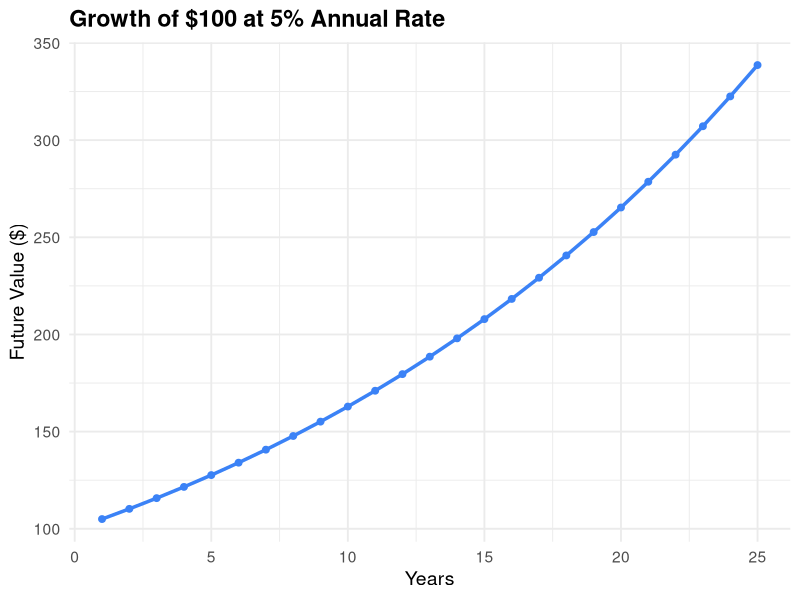
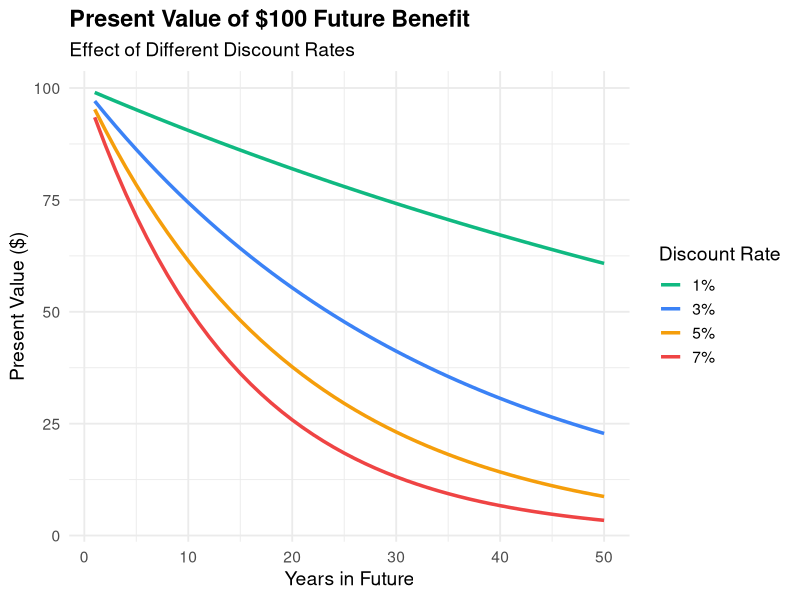
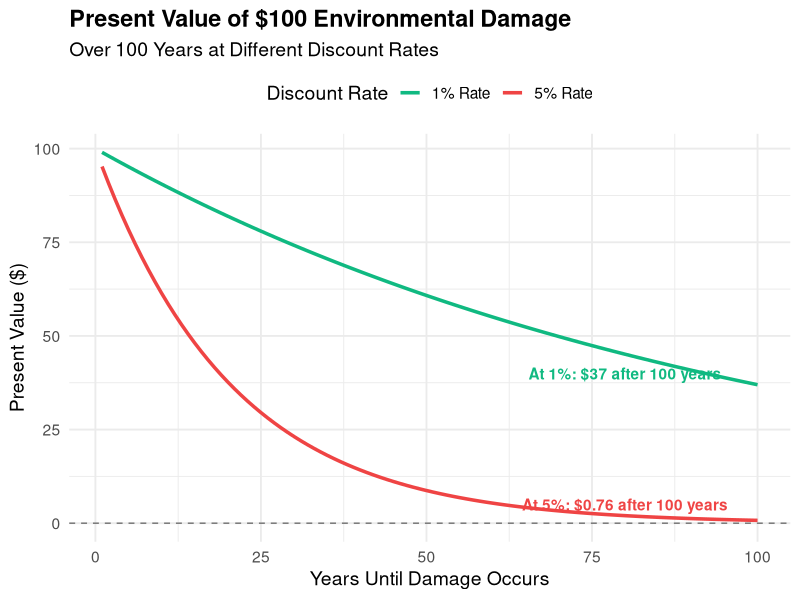
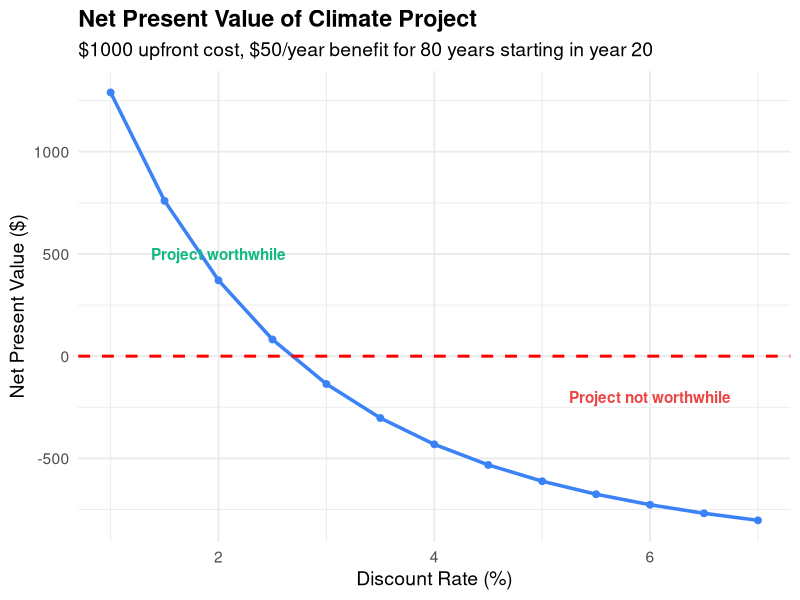
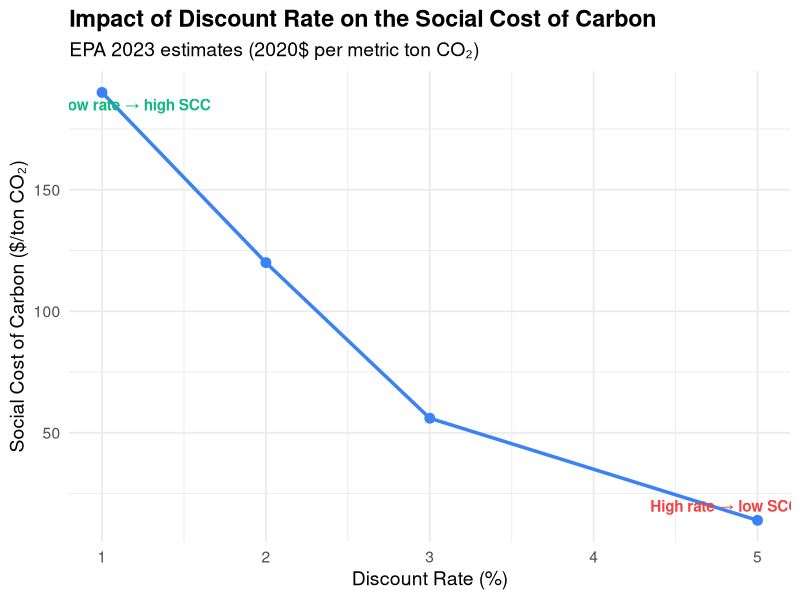
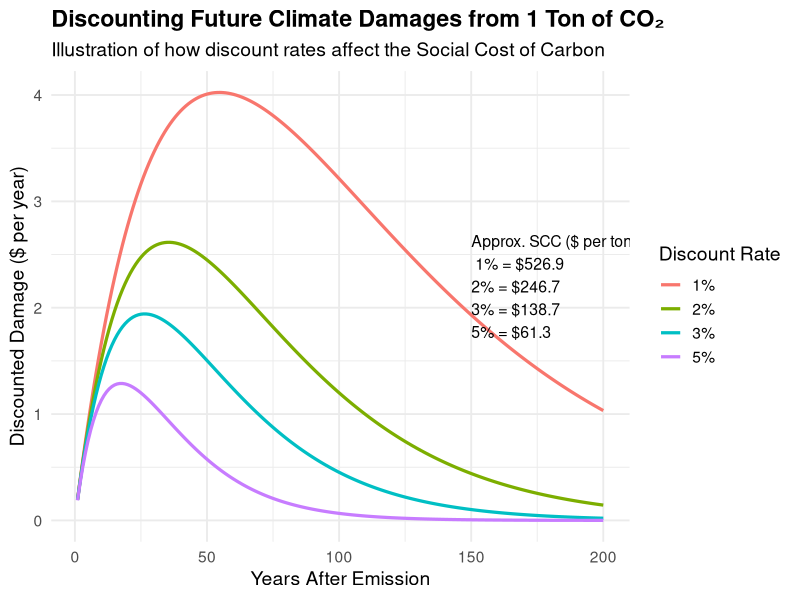
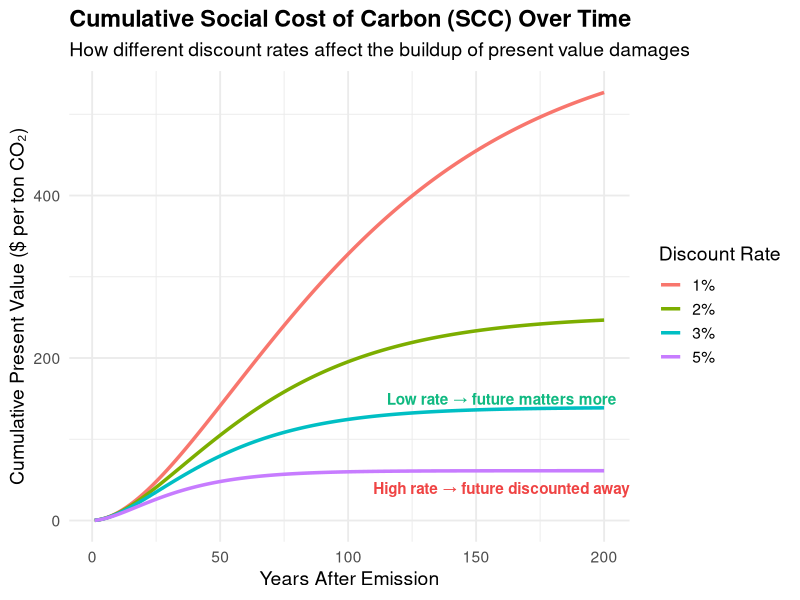

Reproduce these figures in R, in order.
## ---- chunk 1
knitr::opts_chunk$set(echo = FALSE, warning = FALSE, message = FALSE)
library(ggplot2)
library(dplyr)
## ---- chunk 2
PV = 100
r = 0.05
t = 1:25

data <- data.frame(
  Year = t,
  FV = PV * (1 + r)^t
)

ggplot(data, aes(x = Year, y = FV)) +
  geom_line(color = "#3b82f6", size = 1.2) +
  geom_point(color = "#3b82f6", size = 2) +
  labs(
    title = "Growth of $100 at 5% Annual Rate",
    x = "Years",
    y = "Future Value ($)"
  ) +
  theme_minimal(base_size = 14) +
  theme(plot.title = element_text(face = "bold"))
## ---- chunk 3
FV = 100
t = 1:50
rates <- c(0.01, 0.03, 0.05, 0.07)

data_list <- lapply(rates, function(r) {
  data.frame(
    Year = t,
    PV = FV / (1 + r)^t,
    Rate = paste0(r*100, "%")
  )
})

data <- do.call(rbind, data_list)

ggplot(data, aes(x = Year, y = PV, color = Rate)) +
  geom_line(size = 1.2) +
  scale_color_manual(values = c("#10b981", "#3b82f6", "#f59e0b", "#ef4444")) +
  labs(
    title = "Present Value of $100 Future Benefit",
    subtitle = "Effect of Different Discount Rates",
    x = "Years in Future",
    y = "Present Value ($)",
    color = "Discount Rate"
  ) +
  theme_minimal(base_size = 14) +
  theme(
    plot.title = element_text(face = "bold"),
    legend.position = "right"
  )
## ---- chunk 4
FV = 100
t = 1:100

data <- data.frame(
  Year = t,
  PV_1pct = FV / (1 + 0.01)^t,
  PV_5pct = FV / (1 + 0.05)^t
)

ggplot(data, aes(x = Year)) +
  geom_line(aes(y = PV_1pct, color = "1% Rate"), size = 1.2) +
  geom_line(aes(y = PV_5pct, color = "5% Rate"), size = 1.2) +
  geom_hline(yintercept = 0, linetype = "dashed", alpha = 0.5) +
  scale_color_manual(values = c("1% Rate" = "#10b981", "5% Rate" = "#ef4444")) +
  labs(
    title = "Present Value of $100 Environmental Damage",
    subtitle = "Over 100 Years at Different Discount Rates",
    x = "Years Until Damage Occurs",
    y = "Present Value ($)",
    color = "Discount Rate"
  ) +
  theme_minimal(base_size = 14) +
  theme(
    plot.title = element_text(face = "bold"),
    legend.position = "top"
  ) +
  annotate("text", x = 80, y = 40, label = "At 1%: $37 after 100 years", 
           color = "#10b981", fontface = "bold") +
  annotate("text", x = 80, y = 5, label = "At 5%: $0.76 after 100 years", 
           color = "#ef4444", fontface = "bold")
## ---- chunk 5
# Calculate NPV of climate mitigation project
years <- 0:100
cost <- c(1000, rep(0, 100))  # $1000 upfront cost
benefit <- c(rep(0, 20), rep(50, 81))  # $50/year benefit starting year 20

npv_calc <- function(rate) {
  discount_factors <- 1 / (1 + rate)^years
  sum((benefit - cost) * discount_factors)
}

rates <- seq(0.01, 0.07, by = 0.005)
npvs <- sapply(rates, npv_calc)

data <- data.frame(
  Rate = rates * 100,
  NPV = npvs
)

ggplot(data, aes(x = Rate, y = NPV)) +
  geom_line(size = 1.2, color = "#3b82f6") +
  geom_point(size = 2, color = "#3b82f6") +
  geom_hline(yintercept = 0, linetype = "dashed", color = "red", size = 1) +
  labs(
    title = "Net Present Value of Climate Project",
    subtitle = "$1000 upfront cost, $50/year benefit for 80 years starting in year 20",
    x = "Discount Rate (%)",
    y = "Net Present Value ($)"
  ) +
  theme_minimal(base_size = 14) +
  theme(plot.title = element_text(face = "bold")) +
  annotate("text", x = 2, y = 500, label = "Project worthwhile", 
           color = "#10b981", fontface = "bold") +
  annotate("text", x = 6, y = -200, label = "Project not worthwhile", 
           color = "#ef4444", fontface = "bold")
## ---- chunk 6
rates <- c(0.01, 0.02, 0.03, 0.05)
scc_values <- c(190, 120, 56, 14)
data <- data.frame(Rate = rates * 100, SCC = scc_values)

ggplot(data, aes(x = Rate, y = SCC)) +
  geom_line(size = 1.2, color = "#3b82f6") +
  geom_point(size = 3, color = "#3b82f6") +
  labs(
    title = "Impact of Discount Rate on the Social Cost of Carbon",
    subtitle = "EPA 2023 estimates (2020$ per metric ton CO₂)",
    x = "Discount Rate (%)",
    y = "Social Cost of Carbon ($/ton CO₂)"
  ) +
  theme_minimal(base_size = 14) +
  theme(plot.title = element_text(face = "bold")) +
  annotate("text", x = 1.2, y = 185, label = "Low rate → high SCC", color = "#10b981", fontface = "bold") +
  annotate("text", x = 4.8, y = 20, label = "High rate → low SCC", color = "#ef4444", fontface = "bold")
## ---- chunk 7
# Hypothetical stream of climate damages from 1 ton of CO2 (in $ per year)
# Damages increase over time due to accumulating climate impacts
years <- 1:200
annual_damages <- 0.2 * years * exp(-years / 120)  # stylized damage curve

# Function to calculate SCC (present value of future damages)
calc_scc <- function(rate) {
  discount_factors <- 1 / (1 + rate)^years
  sum(annual_damages * discount_factors)
}

rates <- c(0.01, 0.02, 0.03, 0.05)
scc_values <- sapply(rates, calc_scc)
scc_data <- data.frame(
  Rate = paste0(rates * 100, "%"),
  SCC = round(scc_values, 1)
)

# Plot discounted damages over time - CORRECTED
damage_df <- data.frame(
  Year = rep(years, times = length(rates)),  # Changed from 'each' to 'times'
  DiscountedDamage = as.vector(sapply(rates, function(r) annual_damages / (1 + r)^years)),
  Rate = factor(rep(paste0(rates * 100, "%"), each = length(years)))  # This one stays 'each'
)

ggplot(damage_df, aes(x = Year, y = DiscountedDamage, color = Rate)) +
  geom_line(linewidth = 1.1) +  # Changed 'size' to 'linewidth'
  labs(
    title = "Discounting Future Climate Damages from 1 Ton of CO₂",
    subtitle = "Illustration of how discount rates affect the Social Cost of Carbon",
    x = "Years After Emission",
    y = "Discounted Damage ($ per year)",
    color = "Discount Rate"
  ) +
  theme_minimal(base_size = 14) +
  theme(plot.title = element_text(face = "bold")) +
  annotate("text", x = 150, y = 2.2, 
           label = paste("Approx. SCC ($ per ton CO₂):\n",
                         paste0(scc_data$Rate, " = $", scc_data$SCC, collapse = "\n")),
           hjust = 0, color = "black", size = 4)
## ---- chunk 8
# Reuse variables from previous code
rates <- c(0.01, 0.02, 0.03, 0.05)
years <- 1:200
annual_damages <- 0.2 * years * exp(-years / 120)

# Build cumulative discounted damages
cum_data <- do.call(rbind, lapply(rates, function(r) {
  discounted_damages <- annual_damages / (1 + r)^years
  data.frame(
    Year = years,
    CumulativeSCC = cumsum(discounted_damages),
    Rate = paste0(r * 100, "%")
  )
}))

# Plot cumulative present value of damages
ggplot(cum_data, aes(x = Year, y = CumulativeSCC, color = Rate)) +
  geom_line(size = 1.2) +
  labs(
    title = "Cumulative Social Cost of Carbon (SCC) Over Time",
    subtitle = "How different discount rates affect the buildup of present value damages",
    x = "Years After Emission",
    y = "Cumulative Present Value ($ per ton CO₂)",
    color = "Discount Rate"
  ) +
  theme_minimal(base_size = 14) +
  theme(plot.title = element_text(face = "bold")) +
  annotate("text", x = 160, y = 150, label = "Low rate → future matters more", 
           color = "#10b981", fontface = "bold") +
  annotate("text", x = 160, y = 40, label = "High rate → future discounted away", 
           color = "#ef4444", fontface = "bold")
